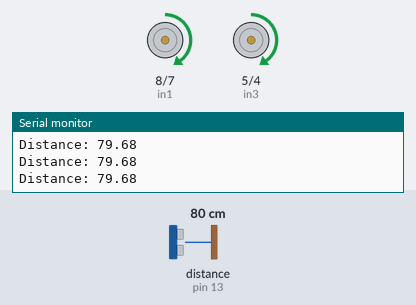
The sketch below on a simulated Arduino Uno, built with avr-gcc and run on an emulated ATmega328P. On the bench: motor-driver pin pairs drawn as motors (green arrow = first pin HIGH = forward, orange = second pin HIGH = backward, longer = more drive, scaled by the enable pin), the last lines printed to the serial monitor. Wiring (inferred from the names in the program): ultrasonic range finder: trigger pin 12; echo pin 13. Inputs (shaded band) come from the test bench; at power-on: distance to the obstacle (sensor on pin 13) 80 cm. The echo pulse lasts 58.3 µs per cm.

Above: at 8.2 s.
8.3 s: distance to the obstacle (sensor on pin 13) set to 43 cm
11.3 s: distance to the obstacle (sensor on pin 13) set to 36 cm
At 12.3 s:
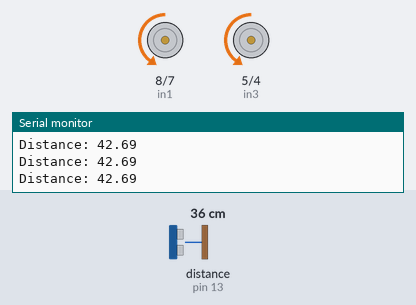
At 14.09 s:
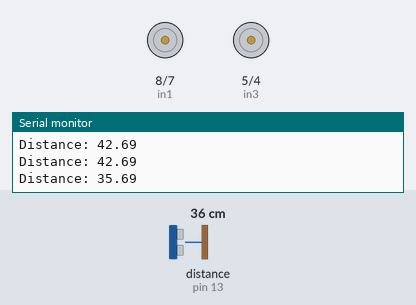
14.3 s: distance to the obstacle (sensor on pin 13) set to 60 cm
17.3 s: distance to the obstacle (sensor on pin 13) set to 2 cm
At 19.6 s:
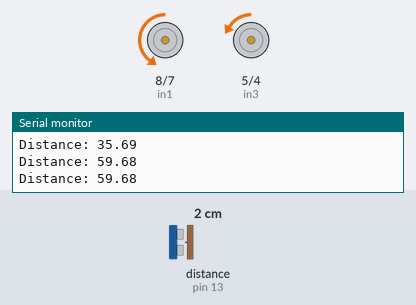
Timing chart, 0 to 21.3 s (numbered marks = the images above; inputs shaded):
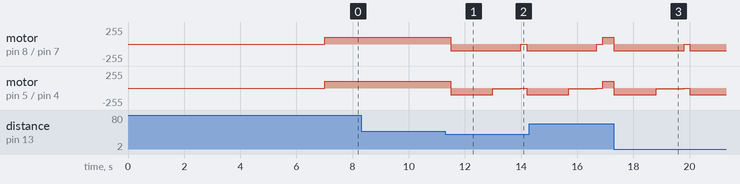

Measured:
- the behaviour switches between 41 and 40 cm on distance to the obstacle (sensor on pin 13) (found by bisection; images 0 and 1)
- after the input at 11.3 s, motor on pin 8 (in1) / pin 7 (in2): forward 100/255 → backward 100/255 after 0.20 s, → stopped 2.5 s later, → backward 100/255 0.20 s later; motor on pin 5 (in3) / pin 4 (in4): forward 100/255 → backward 100/255 after 0.20 s, → backward 10/255 1.5 s later, → stopped 1.0 s later, → backward 100/255 0.20 s later
- after the input at 17.3 s, motor on pin 8 (in1) / pin 7 (in2): forward 100/255 → backward 100/255 at once, → stopped 2.5 s later, → backward 100/255 0.20 s later; motor on pin 5 (in3) / pin 4 (in4): forward 100/255 → backward 100/255 at once, → backward 10/255 1.5 s later, → stopped 1.0 s later, → backward 100/255 0.20 s later

The sketch:

full.ino
```cpp
// sonar
const int vccPin = 11;
const int trigPin = 12;
const int echoPin = 13;

// Motor A

int enA = 9;
int in1 = 8;
int in2 = 7;

// Motor B

int enB = 3;
int in3 = 5;
int in4 = 4;


float duration, distance;
int car_speed = 100;

// float old = 20;
float ultrsonic_distance = 20.0;

void setup() {

  // Set all the pins

  pinMode(enA, OUTPUT);
  pinMode(enB, OUTPUT);
  pinMode(in1, OUTPUT);
  pinMode(in2, OUTPUT);
  pinMode(in3, OUTPUT);
  pinMode(in4, OUTPUT);

  pinMode(vccPin, OUTPUT);
  digitalWrite(vccPin, HIGH);
  pinMode(trigPin, OUTPUT);
  pinMode(echoPin, INPUT);
  Serial.begin(9600);

  delay(5000);

  start_car();
  forward(car_speed);
}

void loop() {
  distance = UltraSonic_Ping();
  if(distance < 40.0)
  {
     backward(car_speed, 1500);
     backward_left(car_speed, 1000);
  }
  else
  {
    forward(car_speed);
  }
  Serial.print("Distance: ");
  Serial.println(distance);
  //Serial.print("Speed: ");
  //Serial.println(car_speed);
  delay(200);
}
void start_car()
{
  // Turn on motor A
  digitalWrite(in1, HIGH);
  digitalWrite(in2, LOW);

  // Turn on motor B
  digitalWrite(in3, HIGH);
  digitalWrite(in4, LOW);

  delay(2000);
}
void stop_car()
{
  digitalWrite(in1, LOW);
  digitalWrite(in2, LOW);
  digitalWrite(in3, LOW);
  digitalWrite(in4, LOW);
}

void forward(int car_speed)
{
  digitalWrite(in1, HIGH);
  digitalWrite(in2, LOW);
  digitalWrite(in3, HIGH);
  digitalWrite(in4, LOW);

  analogWrite(enA, car_speed);
  analogWrite(enB, car_speed);
}
void backward(int car_speed, int len_time)
{
  digitalWrite(in1, LOW);
  digitalWrite(in2, HIGH);
  digitalWrite(in3, LOW);
  digitalWrite(in4, HIGH);

  analogWrite(enA, car_speed);
  analogWrite(enB, car_speed);

  delay(len_time);
  stop_car();
}
void forward_right(int car_speed, int len_time)
{
  digitalWrite(in1, HIGH);
  digitalWrite(in2, LOW);
  digitalWrite(in3, HIGH);
  digitalWrite(in4, LOW);

  analogWrite(enA, car_speed);
  analogWrite(enB, 10);

  delay(len_time);
  stop_car();
}
void backward_right(int car_speed, int len_time)
{
  digitalWrite(in1, LOW);
  digitalWrite(in2, HIGH);
  digitalWrite(in3, LOW);
  digitalWrite(in4, HIGH);

  analogWrite(enA, 10);
  analogWrite(enB, car_speed);

  delay(len_time);
  stop_car();
}
void forward_left(int car_speed, int len_time)
{
  digitalWrite(in1, HIGH);
  digitalWrite(in2, LOW);
  digitalWrite(in3, HIGH);
  digitalWrite(in4, LOW);

  analogWrite(enA, 10);
  analogWrite(enB, car_speed);

  delay(len_time);
  stop_car();
}
void backward_left(int car_speed, int len_time)
{
  digitalWrite(in1, LOW);
  digitalWrite(in2, HIGH);
  digitalWrite(in3, LOW);
  digitalWrite(in4, HIGH);

  analogWrite(enA, car_speed);
  analogWrite(enB, 10);

  delay(len_time);
  stop_car();
}


float UltraSonic_Ping()
{
  digitalWrite(trigPin, LOW);
  delayMicroseconds(2);
  digitalWrite(trigPin, HIGH);
  delayMicroseconds(10);
  digitalWrite(trigPin, LOW);

  return float (((pulseIn(echoPin, HIGH))*.0343)/2);
}
void Go_to_Position()
{
  car_speed = 20;

  do {
    // forward
  } while (UltraSonic_Ping() > (ultrsonic_distance+1));
  if(distance < (ultrsonic_distance-1))
  {
    do {
      // backward
    } while (UltraSonic_Ping() < (ultrsonic_distance-1));
  }
}
```
